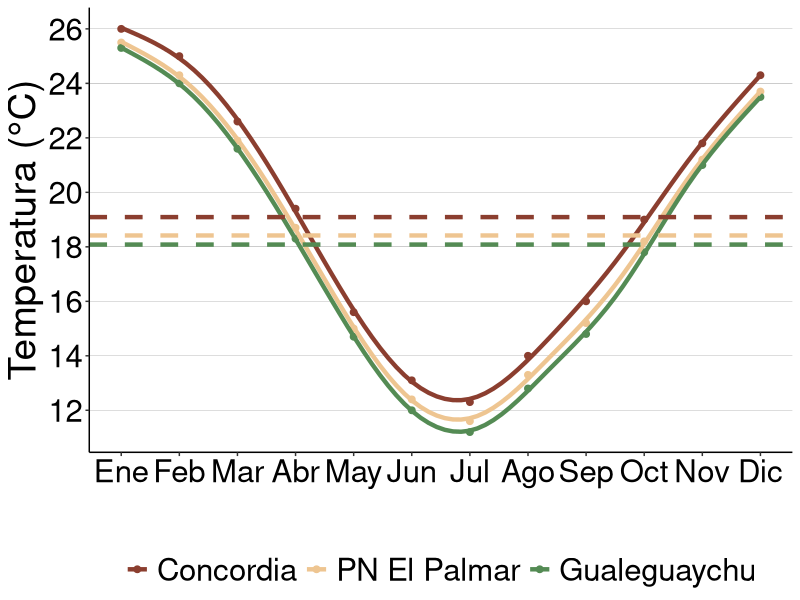
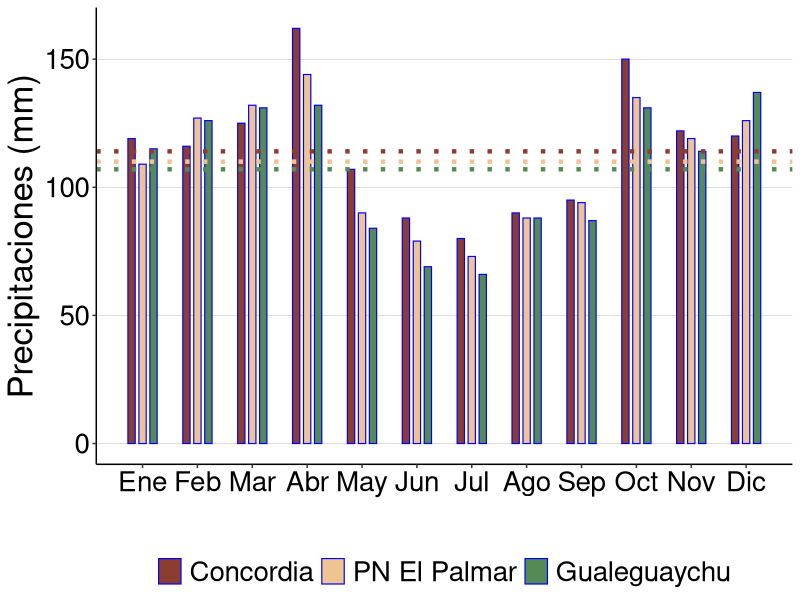

Write the R code that produced these figures, in order.
## ---- chunk 1
knitr::opts_chunk$set(warning = FALSE, message = FALSE, echo = FALSE)

#Load library
library(readxl)

#Create object "dataclim" which contains climate data
dataclim <- read_excel("database.xlsx", sheet = "II_ER_clima")

dataclim$site<-factor(dataclim$site,levels=c("Concordia", "Palmar","Gualeguaychu"),labels = c("Concordia", "PN El Palmar","Gualeguaychu"))

# months <- c("Jan", "Feb", "Mar", "Apr", "May", "Jun", "Jul", "Aug", "Sep", "Oct", "Nov", "Dec")
# dataclim$month<-factor(dataclim$month,levels=months)

## ---- chunk 2
knitr::opts_chunk$set(warning = FALSE, message = FALSE, echo = FALSE)

library(dplyr)



## ---- chunk 3
knitr::opts_chunk$set(warning = FALSE, message = FALSE, echo = FALSE)

library(ggplot2)
temp_month_clim<-ggplot(dataclim, aes(x=month, y=T_mean, color=site)) +
  geom_point(size=2)+
  geom_smooth(method = "gam",se=F,size=1.5)+
  # geom_errorbar(aes(ymin=T_min, ymax=T_max),
  #               width=0.2, position=position_dodge(0))+
  scale_color_manual(values=c("coral4","burlywood2","palegreen4"))+
  labs(y="Temperatura (°C)", x="")+
  theme_classic()+
  theme(panel.grid.major.y = element_line(size=0.05, color='black'))+
  theme(panel.grid.major.x = element_blank())+
  theme(text = element_text(size=28, color='black'))+
  theme(axis.text = element_text(color='black'))+
  theme(legend.title=element_blank())+
  theme(legend.position = "bottom")+
  scale_x_continuous(breaks = 1:12, labels = c("Ene", "Feb", "Mar", "Abr", "May", "Jun", "Jul", "Ago", "Sep", "Oct", "Nov", "Dic"))+
   scale_y_continuous(breaks = seq(0, max(28), by = 2))+
  geom_hline(yintercept = 19.09166667, color = "coral4", linetype = "dashed", size = 1.5)+
  geom_hline(yintercept = 18.41666667, color = "burlywood2", linetype = "dashed", size = 1.5)+
  geom_hline(yintercept = 18.08333333, color = "palegreen4", linetype = "dashed", size = 1.5)
temp_month_clim

# c("Jan", "Feb", "Mar", "Apr", "May", "Jun", "Jul", "Aug", "Sep", "Oct", "Nov", "Dec")
## ---- chunk 4
knitr::opts_chunk$set(warning = FALSE, message = FALSE, echo = FALSE)

library(dplyr)
table_ppmean<-dataclim %>%
  dplyr::group_by(site) %>%
  dplyr::summarise(Mean=mean(PP_mean))

## ---- chunk 5
knitr::opts_chunk$set(warning = FALSE, message = FALSE, echo = FALSE)

library(ggplot2)
prec_month_clim<-ggplot(dataclim, aes(x=month, y=PP_mean, fill=site, width=.4)) +
  stat_summary(size = .4, geom = "bar",position=position_dodge(0.6), color="blue") +
  scale_fill_manual(values=c("coral4","burlywood2","palegreen4"))+
  labs(y="Precipitaciones (mm)", x="")+
  theme_classic()+
  theme(panel.grid.major.y = element_line(size=0.05, color='black'))+
  theme(panel.grid.major.x = element_blank())+
  theme(text = element_text(size=25, color='black'))+
  theme(axis.text = element_text(color='black'))+
  theme(legend.title=element_blank())+
  theme(legend.position = "bottom")+
  scale_x_continuous(breaks = 1:12, labels = c("Ene", "Feb", "Mar", "Abr", "May", "Jun", "Jul", "Ago", "Sep", "Oct", "Nov", "Dic"))+
  geom_hline(yintercept = 114, color = "coral4", linetype = 3, size = 1.5)+
  geom_hline(yintercept = 110, color = "burlywood2", linetype = 3, size = 1.5)+
  geom_hline(yintercept = 107, color = "palegreen4", linetype = 3, size = 1.5)
prec_month_clim

